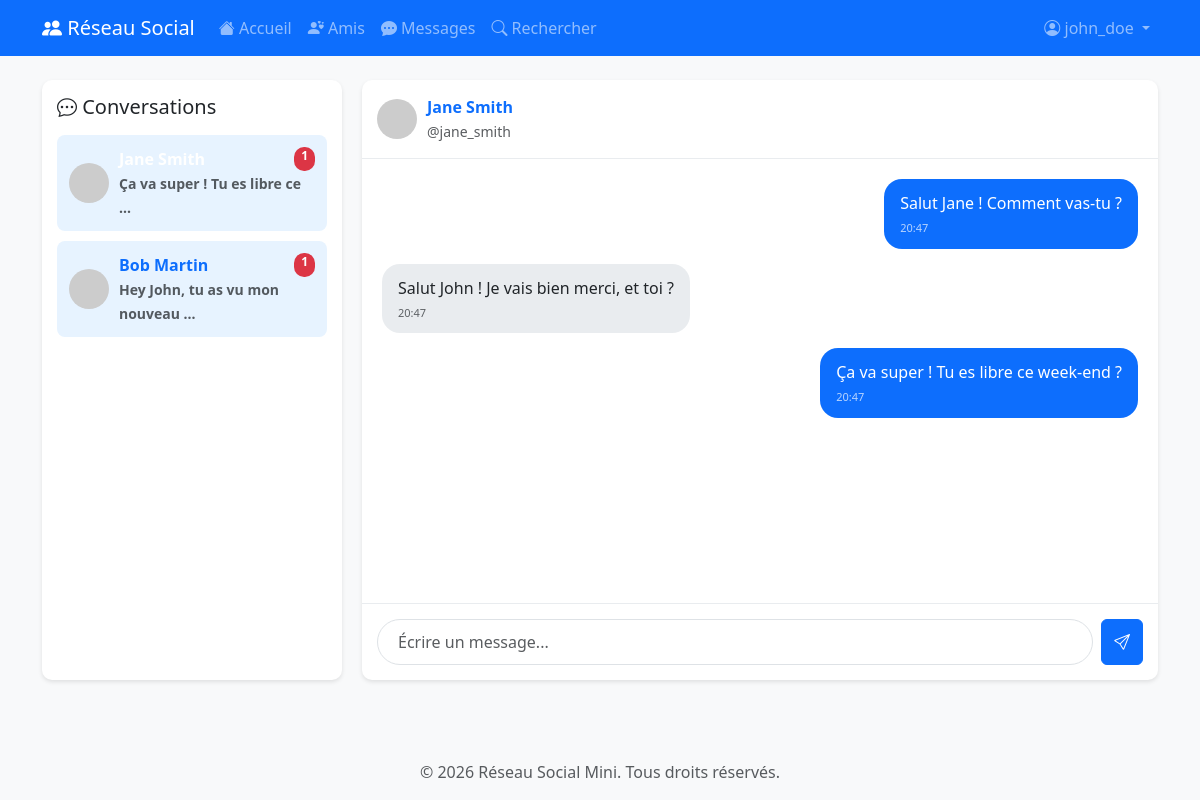
Screenshot of /messages.php?user=2 (signed in) with the database file from the repository.
### tables this page shows
CREATE TABLE IF NOT EXISTS utilisateurs (
    id INT PRIMARY KEY AUTO_INCREMENT,
    pseudo VARCHAR(50) UNIQUE NOT NULL,
    email VARCHAR(150) UNIQUE NOT NULL,
    mot_de_passe VARCHAR(255) NOT NULL,
    nom_complet VARCHAR(200),
    bio TEXT,
    photo_profil VARCHAR(255),
    date_inscription TIMESTAMP DEFAULT CURRENT_TIMESTAMP,
    INDEX idx_pseudo (pseudo),
    INDEX idx_email (email)
);

CREATE TABLE IF NOT EXISTS messages_prives (
    id INT PRIMARY KEY AUTO_INCREMENT,
    expediteur_id INT NOT NULL,
    destinataire_id INT NOT NULL,
    message TEXT NOT NULL,
    lu BOOLEAN DEFAULT FALSE,
    date_envoi TIMESTAMP DEFAULT CURRENT_TIMESTAMP,
    FOREIGN KEY (expediteur_id) REFERENCES utilisateurs(id) ON DELETE CASCADE,
    FOREIGN KEY (destinataire_id) REFERENCES utilisateurs(id) ON DELETE CASCADE,
    INDEX idx_expediteur (expediteur_id),
    INDEX idx_destinataire (destinataire_id),
    INDEX idx_lu (lu),
    INDEX idx_date (date_envoi)
);

### config/session.php (called while the page is built, shortened)
<?php
function getUserId() {
    return $_SESSION['utilisateur_id'] ?? null;
}
?>

### messages.php (the view, shortened to what this page needs)
<?php
require_once 'config/session.php';
require_once 'config/database.php';
$selected_user_id = isset($_GET['user']) ? (int)$_GET['user'] : null;
$stmt = $pdo->prepare("
    SELECT DISTINCT u.id, u.pseudo, u.nom_complet, u.photo_profil,
           (SELECT COUNT(*) FROM messages_prives
            WHERE expediteur_id = u.id AND destinataire_id = ? AND lu = FALSE) as non_lus,
           (SELECT message FROM messages_prives
            WHERE (expediteur_id = u.id AND destinataire_id = ?)
               OR (expediteur_id = ? AND destinataire_id = u.id)
            ORDER BY date_envoi DESC LIMIT 1) as dernier_message,
           (SELECT date_envoi FROM messages_prives
            WHERE (expediteur_id = u.id AND destinataire_id = ?)
               OR (expediteur_id = ? AND destinataire_id = u.id)
            ORDER BY date_envoi DESC LIMIT 1) as date_dernier_message
    FROM utilisateurs u
    WHERE u.id IN (
        SELECT DISTINCT
            CASE
                WHEN expediteur_id = ? THEN destinataire_id
                ELSE expediteur_id
            END as contact_id
        FROM messages_prives
        WHERE expediteur_id = ? OR destinataire_id = ?
    )
    AND u.id IN (
        SELECT ami_id FROM amis WHERE utilisateur_id = ? AND statut = 'accepte'
        UNION
        SELECT utilisateur_id FROM amis WHERE ami_id = ? AND statut = 'accepte'
    )
    ORDER BY date_dernier_message DESC
");
$stmt->execute([
    getUserId(), getUserId(), getUserId(), getUserId(), getUserId(),
    getUserId(), getUserId(), getUserId(),
    getUserId(), getUserId()
]);
$conversations = $stmt->fetchAll(PDO::FETCH_ASSOC);
$messages = [];
$selected_user = null;
if ($selected_user_id) {
    $stmt = $pdo->prepare("
        SELECT * FROM amis
        WHERE ((utilisateur_id = ? AND ami_id = ?) OR (utilisateur_id = ? AND ami_id = ?))
          AND statut = 'accepte'
    ");
    $stmt->execute([getUserId(), $selected_user_id, $selected_user_id, getUserId()]);
    if ($stmt->fetch()) {
        $stmt = $pdo->prepare("SELECT * FROM utilisateurs WHERE id = ?");
        $stmt->execute([$selected_user_id]);
        $selected_user = $stmt->fetch(PDO::FETCH_ASSOC);
        $stmt = $pdo->prepare("
            SELECT m.*, u.pseudo, u.photo_profil
            FROM messages_prives m
            JOIN utilisateurs u ON m.expediteur_id = u.id
            WHERE (m.expediteur_id = ? AND m.destinataire_id = ?)
               OR (m.expediteur_id = ? AND m.destinataire_id = ?)
            ORDER BY m.date_envoi ASC
        ");
        $stmt->execute([getUserId(), $selected_user_id, $selected_user_id, getUserId()]);
        $messages = $stmt->fetchAll(PDO::FETCH_ASSOC);
    }
}
include 'includes/header.php';
?>
<div class="messages-container">
    <div class="conversations-list">
        <h5 class="mb-3"><i class="bi bi-chat-dots"></i> Conversations</h5>
        <?php if (empty($conversations)): ?>
            <div class="text-center text-muted">
                <i class="bi bi-inbox" style="font-size: 40px;"></i>
                <p class="mt-2">Aucune conversation</p>
                <a href="amis.php" class="btn btn-sm btn-primary">Voir mes amis</a>
            </div>
        <?php else: ?>
            <?php foreach ($conversations as $conv): ?>
                <a href="?user=<?php echo $conv['id']; ?>" class="text-decoration-none">
                    <div class="conversation-item <?php echo $selected_user_id === $conv['id'] ? 'active' : ''; ?> <?php echo $conv['non_lus'] > 0 ? 'unread' : ''; ?>">
                        <img src="<?php echo $conv['photo_profil'] ? 'uploads/profils/' . htmlspecialchars($conv['photo_profil']) : 'https://via.placeholder.com/40'; ?>"
                             alt="Photo" style="width: 40px; height: 40px; border-radius: 50%; object-fit: cover;">
                        <div class="flex-grow-1">
                            <div class="d-flex justify-content-between">
                                <strong><?php echo htmlspecialchars($conv['nom_complet'] ?: $conv['pseudo']); ?></strong>
                                <?php if ($conv['non_lus'] > 0): ?>
                                    <span class="badge bg-danger"><?php echo $conv['non_lus']; ?></span>
                                <?php endif; ?>
                            </div>
                            <small class="text-muted">
                                <?php echo htmlspecialchars(substr($conv['dernier_message'], 0, 30)); ?>
                                <?php echo strlen($conv['dernier_message']) > 30 ? '...' : ''; ?>
                            </small>
                        </div>
                    </div>
                </a>
            <?php endforeach; ?>
        <?php endif; ?>
    </div>
    <div class="messages-chat">
        <?php if ($selected_user): ?>
            <div class="chat-header">
                <img src="<?php echo $selected_user['photo_profil'] ? 'uploads/profils/' . htmlspecialchars($selected_user['photo_profil']) : 'https://via.placeholder.com/40'; ?>"
                     alt="Photo" style="width: 40px; height: 40px; border-radius: 50%; object-fit: cover;">
                <div>
                    <a href="profil.php?id=<?php echo $selected_user['id']; ?>" class="text-decoration-none">
                        <strong><?php echo htmlspecialchars($selected_user['nom_complet'] ?: $selected_user['pseudo']); ?></strong>
                    </a>
                    <br>
                    <small class="text-muted">@<?php echo htmlspecialchars($selected_user['pseudo']); ?></small>
                </div>
            </div>
            <div class="chat-messages" id="chat-messages">
                <?php foreach ($messages as $msg): ?>
                    <div class="message-bubble <?php echo $msg['expediteur_id'] === getUserId() ? 'message-sent' : 'message-received'; ?>">
                        <?php echo nl2br(htmlspecialchars($msg['message'])); ?>
                        <div class="message-time">
                            <?php
                            $date = new DateTime($msg['date_envoi']);
                            echo $date->format('H:i');
                            ?>
                        </div>
                    </div>
                <?php endforeach; ?>
            </div>
            <div class="chat-input">
                <form id="message-form" class="d-flex gap-2 w-100">
                    <input type="text" name="message" class="form-control"
                           placeholder="Écrire un message..." required autocomplete="off">
                    <button type="submit" class="btn btn-primary">
                        <i class="bi bi-send"></i>
                    </button>
                </form>
            </div>
        <?php endif; ?>
    </div>
</div>
<?php include 'includes/footer.php'; ?>

### css/style.css (style rules this page uses)
:root { --primary-color: #0d6efd; --secondary-color: #6c757d; --success-color: #198754; --danger-color: #dc3545; }
body { background-color: #f8f9fa; min-height: 100vh; display: flex; flex-direction: column; }
.messages-container { display: flex; gap: 20px; height: calc(100vh - 200px); }
.conversations-list { flex: 0 0 300px; background: white; border-radius: 10px; padding: 15px; overflow-y: auto; box-shadow: 0 2px 4px rgba(0,0,0,0.1); }
.conversation-item { padding: 12px; border-radius: 8px; cursor: pointer; margin-bottom: 10px; transition: background-color 0.3s; display: flex; align-items: center; gap: 10px; }
.conversation-item.active { background-color: var(--primary-color); color: white; }
.conversation-item.unread { font-weight: bold; background-color: #e7f3ff; }
.messages-chat { flex: 1; background: white; border-radius: 10px; display: flex; flex-direction: column; box-shadow: 0 2px 4px rgba(0,0,0,0.1); }
.chat-header { padding: 15px; border-bottom: 1px solid #e9ecef; display: flex; align-items: center; gap: 10px; }
.chat-messages { flex: 1; padding: 20px; overflow-y: auto; display: flex; flex-direction: column; gap: 15px; }
.message-bubble { max-width: 70%; padding: 12px 16px; border-radius: 18px; word-wrap: break-word; }
.message-sent { align-self: flex-end; background-color: var(--primary-color); color: white; }
.message-received { align-self: flex-start; background-color: #e9ecef; color: #212529; }
.message-time { font-size: 11px; opacity: 0.7; margin-top: 5px; }
.chat-input { padding: 15px; border-top: 1px solid #e9ecef; display: flex; gap: 10px; }
.chat-input input { flex: 1; border: 1px solid #dee2e6; border-radius: 25px; padding: 10px 20px; }
.badge { display: inline-block; min-width: 20px; padding: 3px 7px; font-size: 12px; font-weight: 700; line-height: 1; color: #fff; text-align: center; white-space: nowrap; vertical-align: baseline; border-radius: 10px; }

### rows the page displays
utilisateurs: non_lus "1", dernier_message "Ça va super ! Tu es libre ce", nom_complet "Jane Smith", pseudo "jane_smith"
utilisateurs: nom_complet "Bob Martin", non_lus "1", dernier_message "Hey John, tu as vu mon nouveau"
messages_prives: message "Salut Jane ! Comment vas-tu ?", date_envoi "20:47"
messages_prives: message "Salut John ! Je vais bien merci, et toi ?", date_envoi "20:47"
messages_prives: message "Ça va super ! Tu es libre ce week-end ?", date_envoi "20:47"

### other values shown
getUserPseudo() "john_doe"
